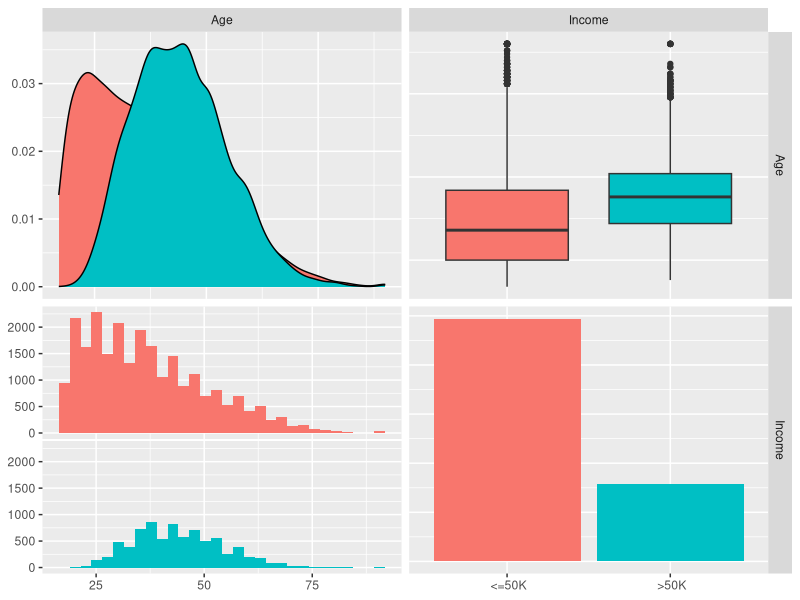
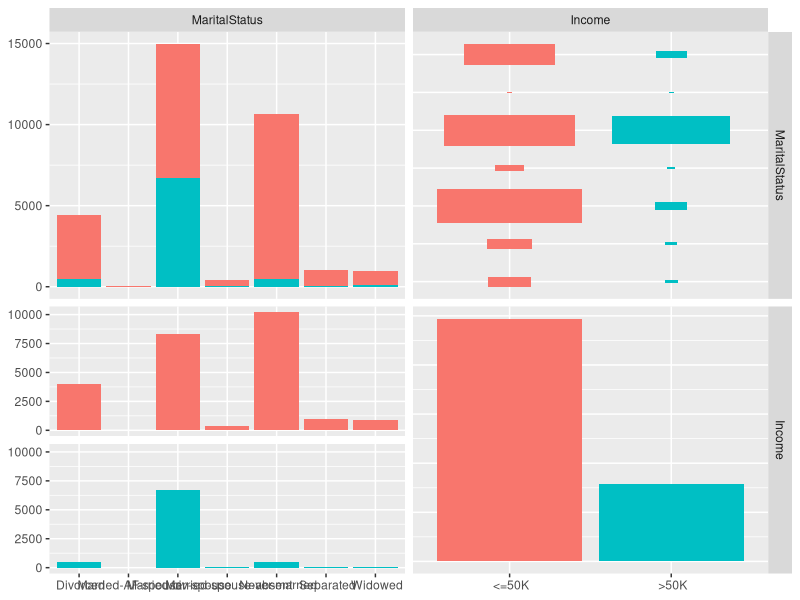
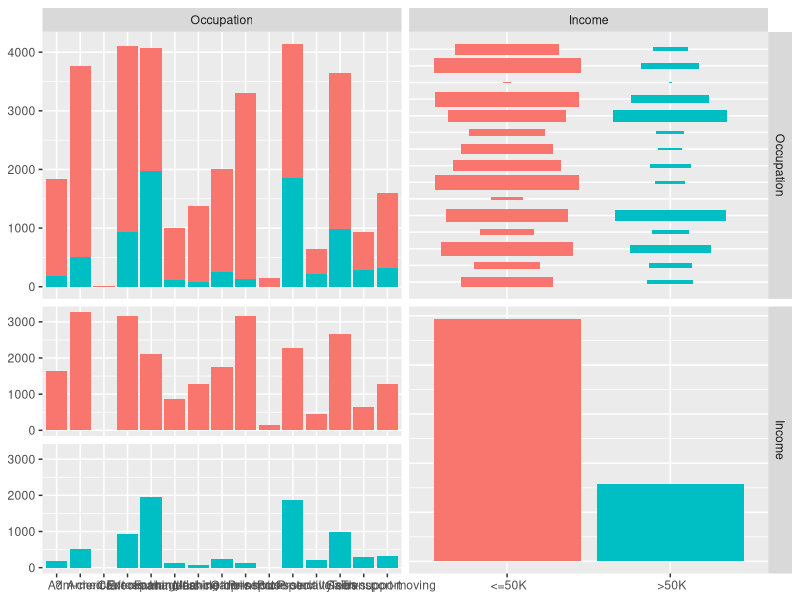
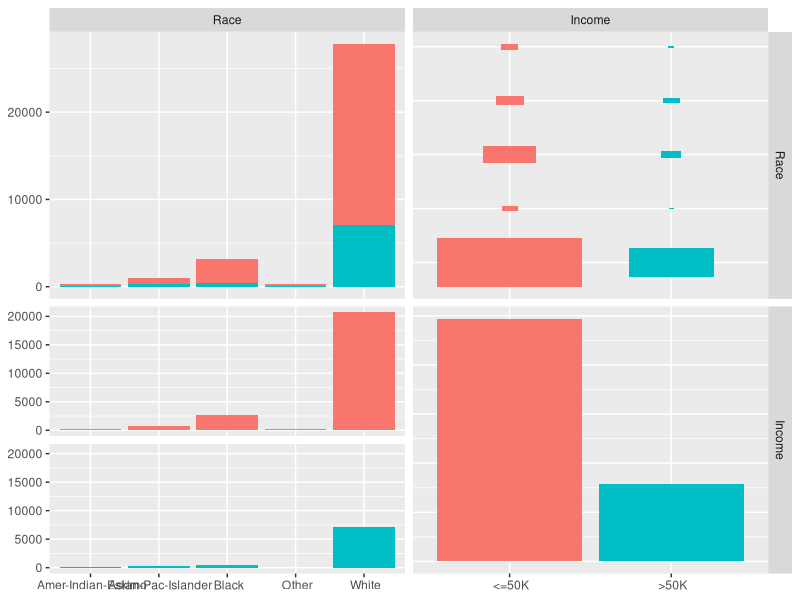
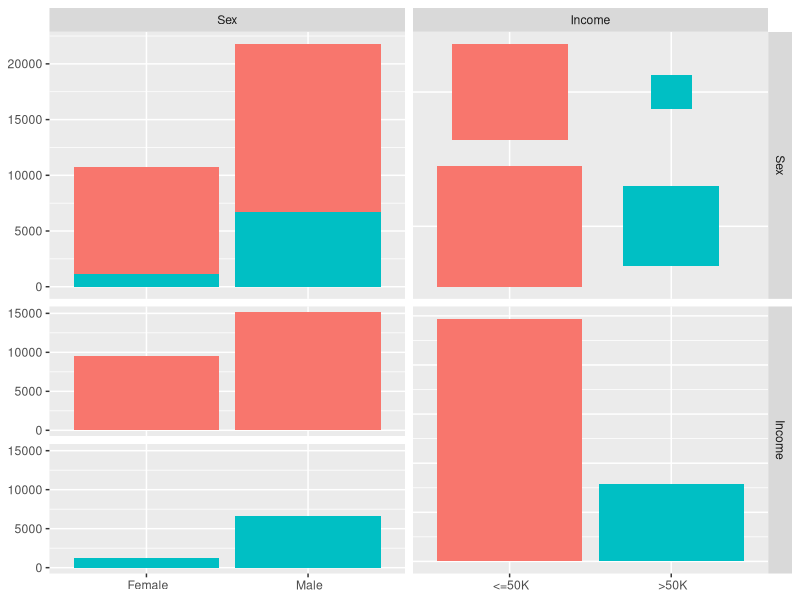
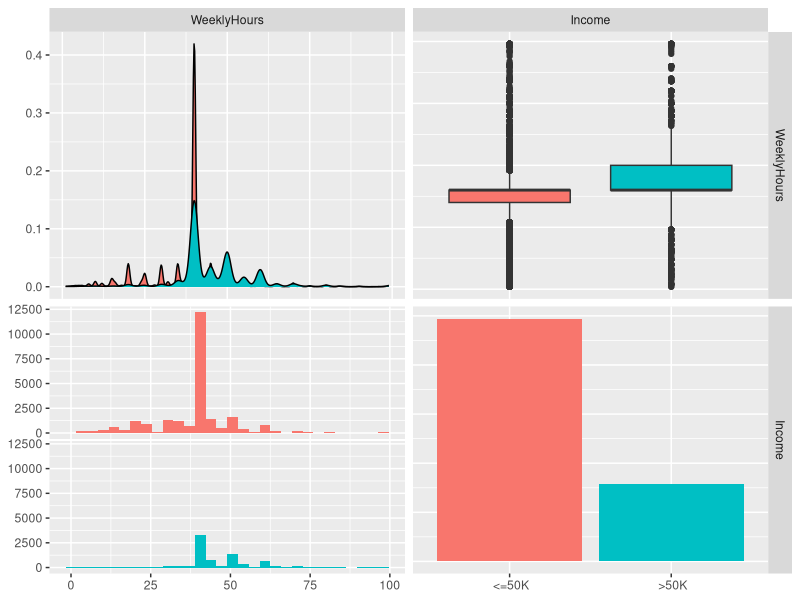

Generate these figures, in order, with R:
## ---- chunk 1
knitr::opts_chunk$set(echo = FALSE)
## ---- chunk 2
library(GGally)
library(caret)


setwd("~/ISQA_8080/Assignments/Assignment_2/")

census_Data <- read.csv("Census.csv")

# Inspect dataset, are all variables correctly set as factors?
names(census_Data)
head(census_Data)
dim(census_Data)

# get pairwise comparisons of income and each predictor variable 
ggpairs(census_Data, columns = c(1, 7), aes(color = Income))
ggpairs(census_Data, columns = c(2, 7), aes(color = Income))
ggpairs(census_Data, columns = c(3, 7), aes(color = Income))
ggpairs(census_Data, columns = c(4, 7), aes(color = Income))
ggpairs(census_Data, columns = c(5, 7), aes(color = Income))
ggpairs(census_Data, columns = c(6, 7), aes(color = Income))


## ---- chunk 3

set.seed(1)

response_var <- 'Income'

# Set the training index that will generate 70-30 split when applied to dataset
train_index <- createDataPartition(y = census_Data[[response_var]], p = 0.7, list = FALSE)

# Create both teh training and validation datasets
census_Training_Data <- census_Data[train_index,]
census_Validation_Data <- census_Data[-train_index,]

# Evaluate both datasets
summary(census_Training_Data)
summary(census_Validation_Data)
